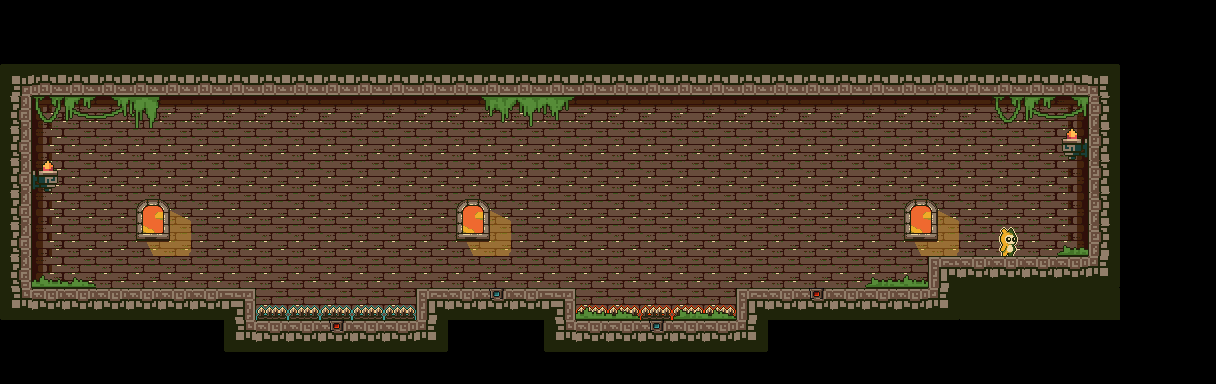

A level layout from a 2D game, rendered from its tile map. Below: a short description, then the map file with its tile-grid data intact:
An orthogonal 38x12 tile map with 32x32 px tiles, 3 tile layers (tl_bg, tl_ground, tl_fg) and 21 objects (3x red, 3x blue, spike_red, spike_blue).

<map version="1.9" tiledversion="1.9.0" orientation="orthogonal" renderorder="right-down" width="38" height="12" tilewidth="32" tileheight="32" infinite="0" nextlayerid="13" nextobjectid="83">
 <editorsettings>
  <export target="level8.lua" format="lua" />
 </editorsettings>
 <tileset firstgid="1" name="terrain" tilewidth="32" tileheight="32" tilecount="294" columns="21">
  <image source="../assets/terrain.png" width="672" height="448" />
  <tile id="62">
   <animation>
    <frame tileid="62" duration="100" />
    <frame tileid="83" duration="100" />
    <frame tileid="104" duration="100" />
    <frame tileid="125" duration="100" />
   </animation>
  </tile>
  <tile id="286">
   <animation>
    <frame tileid="286" duration="100" />
    <frame tileid="287" duration="100" />
    <frame tileid="288" duration="100" />
    <frame tileid="289" duration="100" />
   </animation>
  </tile>
 </tileset>
 <layer id="2" name="tl_bg" width="38" height="12">
  <data encoding="csv">
0,0,0,0,0,0,0,0,0,0,0,0,0,0,0,0,0,0,0,0,0,0,0,0,0,0,0,0,0,0,0,0,0,0,0,0,0,0,
0,0,0,0,0,0,0,0,0,0,0,0,0,0,0,0,0,0,0,0,0,0,0,0,0,0,0,0,0,0,0,0,0,0,0,0,0,0,
0,0,0,0,0,0,0,0,0,0,0,0,0,0,0,0,0,0,0,0,0,0,0,0,0,0,0,0,0,0,0,0,0,0,0,0,0,0,
0,170,171,171,171,171,171,171,171,171,171,171,171,171,171,171,171,171,171,171,171,171,171,171,171,171,171,171,171,171,171,171,171,172,0,0,0,0,
0,191,192,192,192,192,192,192,192,192,192,192,192,192,192,192,192,192,192,192,192,192,192,192,192,192,192,192,192,192,192,192,192,193,0,0,0,0,
0,191,192,192,192,192,192,192,192,192,192,192,192,192,192,192,192,192,192,192,192,192,192,192,192,192,192,192,192,192,192,192,192,193,0,0,0,0,
0,191,192,192,192,192,192,192,192,192,192,192,192,192,192,192,192,192,192,192,192,192,192,192,192,192,192,192,192,192,192,192,192,193,0,0,0,0,
0,191,192,192,192,192,192,192,192,192,192,192,192,192,192,192,192,192,192,192,192,192,192,192,192,192,192,192,192,192,192,192,192,193,0,0,0,0,
0,191,192,192,192,192,192,192,192,192,192,192,192,192,192,192,192,192,192,192,192,192,192,192,192,192,192,192,192,192,192,192,192,193,0,0,0,0,
0,0,0,0,0,0,0,0,192,192,192,192,192,192,192,192,192,192,192,192,192,192,192,0,0,0,0,0,0,0,192,0,0,0,0,0,0,0,
0,0,0,0,0,0,0,0,0,0,0,0,0,0,0,0,0,0,0,0,0,0,0,0,0,0,0,0,0,0,0,0,0,0,0,0,0,0,
0,0,0,0,0,0,0,0,0,0,0,0,0,0,0,0,0,0,0,0,0,0,0,0,0,0,0,0,0,0,0,0,0,0,0,0,0,0
</data>
 </layer>
 <layer id="1" name="tl_ground" width="38" height="12">
  <data encoding="csv">
0,0,0,0,0,0,0,0,0,0,0,0,0,0,0,0,0,0,0,0,0,0,0,0,0,0,0,0,0,0,0,0,0,0,0,0,0,0,
0,0,0,0,0,0,0,0,0,0,0,0,0,0,0,0,0,0,0,0,0,0,0,0,0,0,0,0,0,0,0,0,0,0,0,0,0,0,
29,66,66,66,66,66,66,66,66,66,66,66,66,66,66,66,66,66,66,66,66,66,66,66,66,66,66,66,66,66,66,66,66,66,30,0,0,0,
46,0,0,0,0,0,0,0,0,0,0,0,0,0,0,0,0,0,0,0,0,0,0,0,0,0,0,0,0,0,0,0,0,0,44,0,0,0,
46,0,0,0,0,0,0,0,0,0,0,0,0,0,0,0,0,0,0,0,0,0,0,0,0,0,0,0,0,0,0,0,0,0,44,0,0,0,
46,0,0,0,0,0,0,0,0,0,0,0,0,0,0,0,0,0,0,0,0,0,0,0,0,0,0,0,0,0,0,0,0,0,44,0,0,0,
46,0,0,0,0,0,0,0,0,0,0,0,0,0,0,0,0,0,0,0,0,0,0,0,0,0,0,0,0,0,0,0,0,0,44,0,0,0,
46,0,0,0,0,0,0,0,0,0,0,0,0,0,0,0,0,0,0,0,0,0,0,0,0,0,0,0,0,0,0,0,0,0,44,0,0,0,
46,0,0,0,0,0,0,0,0,0,0,0,0,0,0,0,0,0,192,192,0,0,0,0,0,0,0,0,0,23,24,24,24,24,51,0,0,0,
50,24,24,24,24,24,24,25,230,230,230,230,230,23,24,273,24,25,231,231,231,231,231,23,24,272,24,24,24,51,45,45,45,45,45,0,0,0,
0,0,0,0,0,0,0,50,24,24,272,24,24,51,0,0,0,50,24,24,273,24,24,51,0,0,0,0,0,0,0,0,0,0,0,0,0,0,
0,0,0,0,0,0,0,0,0,0,0,0,0,0,0,0,0,0,0,0,0,0,0,0,0,0,0,0,0,0,0,0,0,0,0,0,0,0
</data>
 </layer>
 <layer id="3" name="tl_fg" width="38" height="12">
  <data encoding="csv">
0,0,0,0,0,0,0,0,0,0,0,0,0,0,0,0,0,0,0,0,0,0,0,0,0,0,0,0,0,0,0,0,0,0,0,0,0,0,
0,0,0,0,0,0,0,0,0,0,0,0,0,0,0,0,0,0,0,0,0,0,0,0,0,0,0,0,0,0,0,0,0,0,0,0,0,0,
0,0,0,0,0,0,0,0,0,0,0,0,0,0,0,0,0,0,0,0,0,0,0,0,0,0,0,0,0,0,0,0,0,0,0,0,0,0,
0,40,37,38,41,0,0,0,0,0,0,0,0,0,0,34,35,36,0,0,0,0,0,0,0,0,0,0,0,0,0,40,37,38,0,0,0,0,
0,0,0,0,0,0,0,0,0,0,0,0,0,0,0,0,0,0,0,0,0,0,0,0,0,0,0,0,0,0,0,0,0,63,0,0,0,0,
0,2147483711,0,0,0,0,0,0,0,0,0,0,0,0,0,0,0,0,0,0,0,0,0,0,0,0,0,0,0,0,0,0,0,0,0,0,0,0,
0,0,0,0,188,189,0,0,0,0,0,0,0,0,188,189,0,0,0,0,0,0,0,0,0,0,0,0,188,189,0,0,0,0,0,0,0,0,
0,0,0,0,209,210,0,0,0,0,0,0,0,0,209,210,0,0,0,0,0,0,0,0,0,0,0,0,209,210,0,287,0,143,0,0,0,0,
0,144,145,0,0,0,0,0,0,0,0,0,0,0,0,0,0,0,0,0,0,0,0,0,0,0,0,143,144,0,0,0,0,0,0,0,0,0,
0,0,0,0,0,0,0,0,0,0,0,0,0,0,0,0,0,0,144,145,0,143,145,0,0,0,0,0,0,0,0,0,0,0,0,0,0,0,
0,0,0,0,0,0,0,0,0,0,0,0,0,0,0,0,0,0,0,0,0,0,0,0,0,0,0,0,0,0,0,0,0,0,0,0,0,0,
0,0,0,0,0,0,0,0,0,0,0,0,0,0,0,0,0,0,0,0,0,0,0,0,0,0,0,0,0,0,0,0,0,0,0,0,0,0
</data>
 </layer>
 <objectgroup color="#ff5500" id="4" name="obj_ground">
  <object id="38" x="738" y="289" width="202.334" height="29" />
  <object id="62" x="929.33" y="258.5" width="190.334" height="29.5" />
  <object id="63" x="544.5" y="320.5" width="213.167" height="29" />
  <object id="64" x="416.833" y="289.5" width="156.834" height="29" />
  <object id="65" x="7.333" y="290" width="247.334" height="29" />
 </objectgroup>
 <objectgroup color="#aaff00" draworder="index" id="5" name="obj_box">
  <object id="68" template="box.tx" x="164.667" y="270.667" />
  <object id="69" template="box.tx" x="768" y="273" />
 </objectgroup>
 <objectgroup color="#ff0000" id="6" name="obj_player">
  <object id="46" template="player_red.tx" class="red" x="56" y="257" />
  <object id="47" template="player_blue.tx" class="blue" x="87" y="256" />
 </objectgroup>
 <objectgroup color="#ff00ff" draworder="index" id="8" name="obj_spike">
  <object id="67" template="spike_blue.tx" name="spike_red" class="spike_red" x="576.5" y="306.5" width="160" height="12" />
  <object id="76" name="spike_blue" class="spike_blue" x="257.333" y="308.667" width="158.667" height="10.6667" />
 </objectgroup>
 <objectgroup color="#55ff00" id="9" name="obj_portal">
  <object id="51" template="portal_red.tx" x="952.17" y="244.833" width="42" height="12" />
  <object id="52" template="portal_blue.tx" x="1031.34" y="245" width="42" height="12" />
 </objectgroup>
 <objectgroup color="#ffffff" id="10" name="obj_laser">
  <object id="70" template="laser_red.tx" name="blue" x="651.667" y="96.5" width="9" height="223.833" />
  <object id="72" template="laser_red.tx" name="red" x="331.333" y="95.9166" width="9" height="223.833" />
  <object id="77" template="laser_red.tx" name="blue" x="492.167" y="95.5835" width="9" height="193.5" />
  <object id="82" template="laser_red.tx" name="red" x="811.5" y="97.0835" width="9" height="191.833" />
 </objectgroup>
 <objectgroup color="#00557f" id="11" name="obj_switch">
  <object id="61" template="switch.tx" x="435.334" y="271.333" />
  <object id="79" template="switch.tx" x="851.667" y="272.667" />
 </objectgroup>
 <objectgroup color="#aaaaff" id="12" name="obj_wall">
  <object id="43" x="1088.67" y="65" width="29" height="190.667" />
  <object id="44" x="2" y="65" width="29" height="224" />
 </objectgroup>
</map>